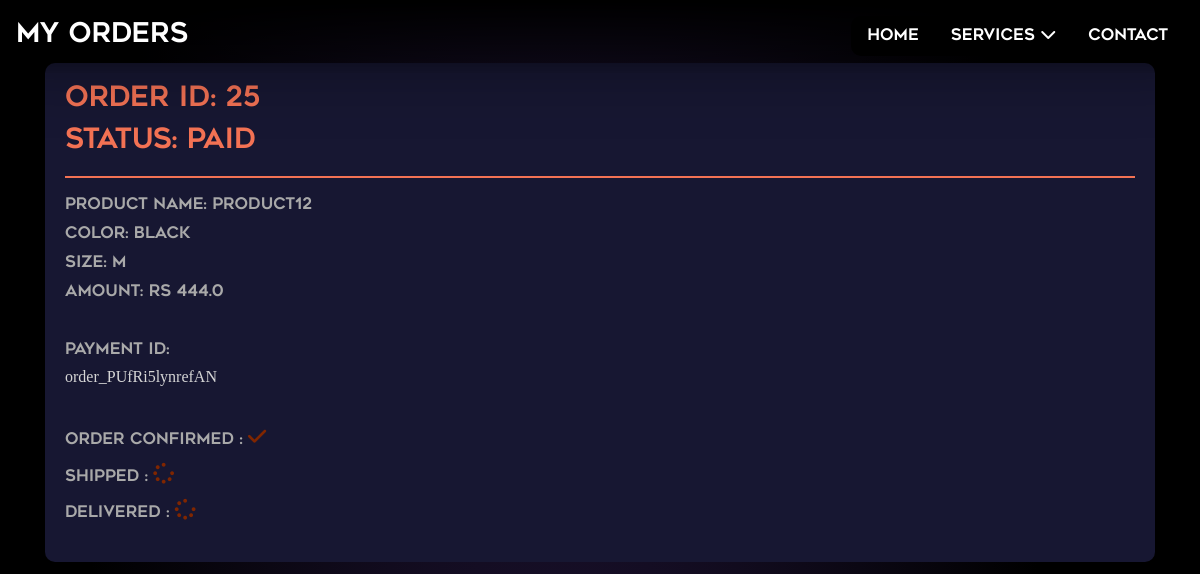
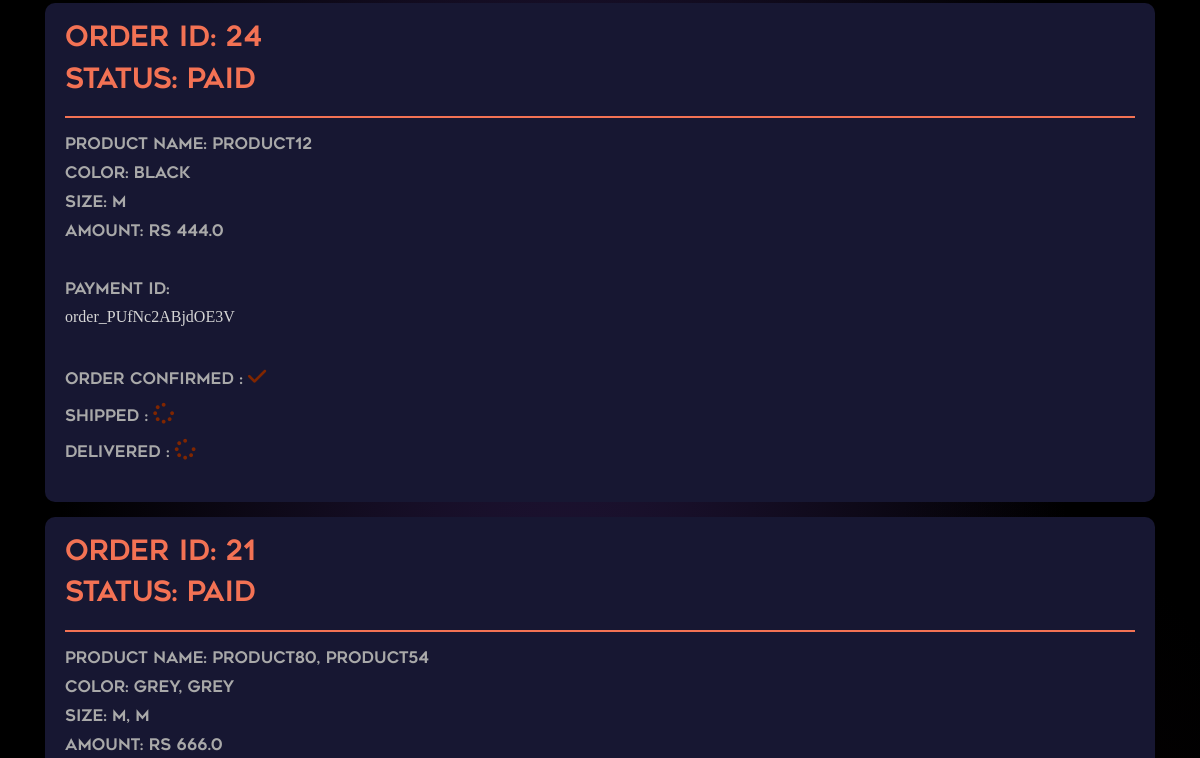
Before: /userorders/ (signed in, upper part) with the older database file (2 pictures, top to bottom).
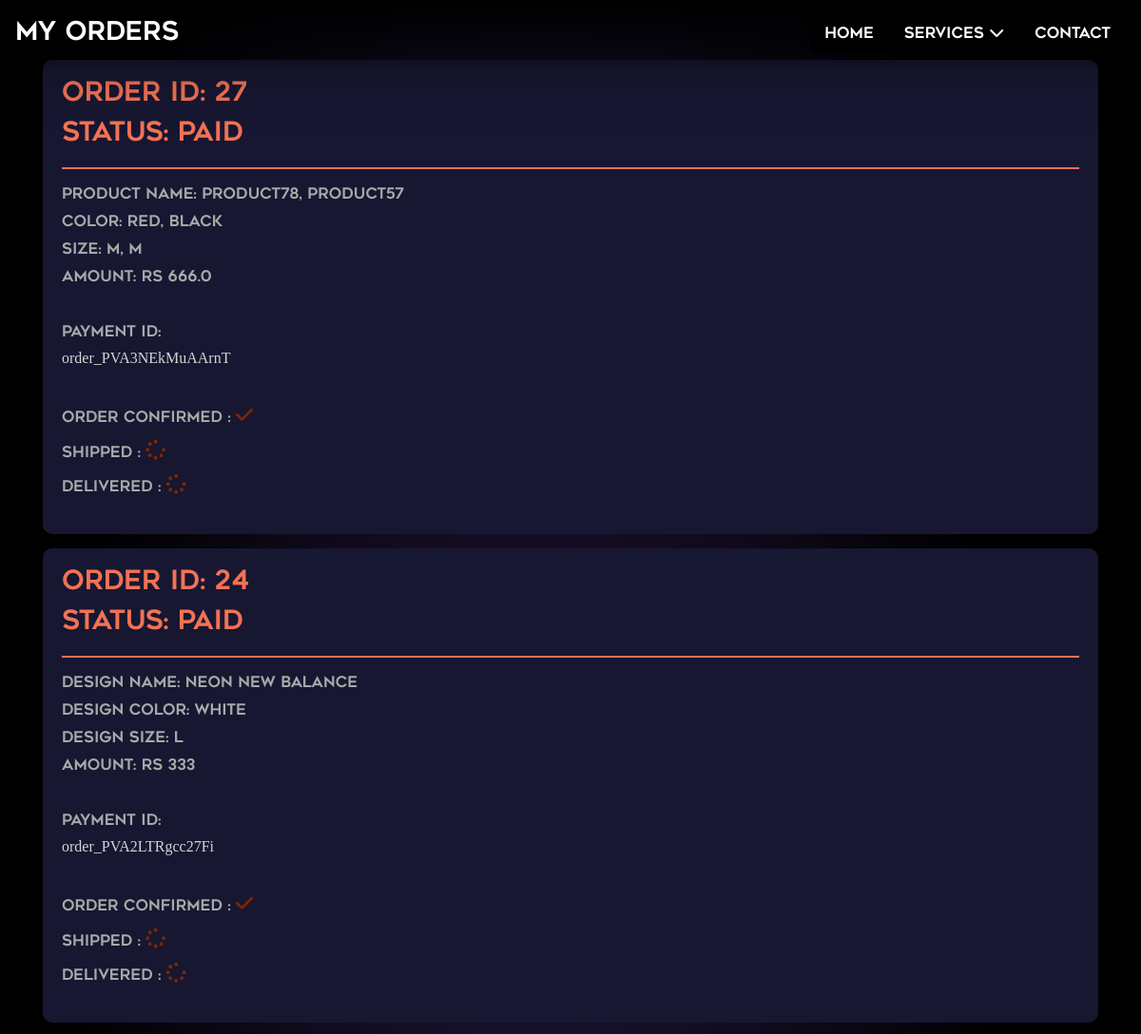
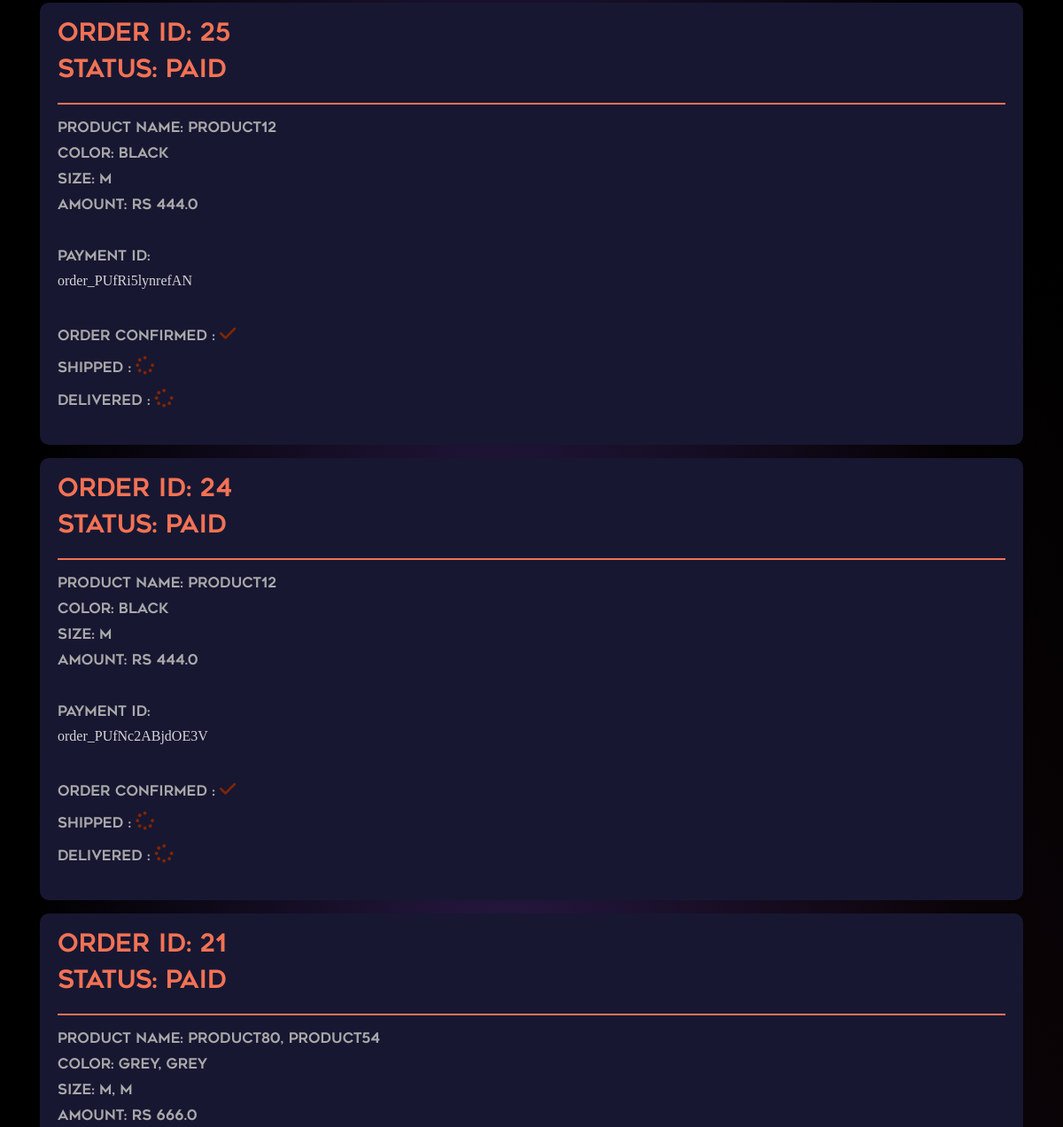
After: the same page with the newer database file (2 pictures, top to bottom).
### productapp/models.py (models this page shows, shortened)
class OrderCart(models.Model):
     user=models.ForeignKey(User,on_delete=models.CASCADE)
     info=models.ForeignKey(UserProfile,on_delete=models.CASCADE)
     product_name = models.CharField(max_length=255)
     color = models.CharField(max_length=225)
     size = models.CharField(max_length=225)
     amount = models.CharField(max_length=10)
     payment_id = models.CharField(max_length=100)
     paid = models.BooleanField(default=False)
     order_confirmed = models.BooleanField(default=True)
     shipped = models.BooleanField(default=False)
     delivered = models.BooleanField(default=False)
     created_at = models.DateTimeField(auto_now_add=True)

class OrderDesign(models.Model):
     user=models.ForeignKey(User,on_delete=models.CASCADE)
     info=models.ForeignKey(UserProfile,on_delete=models.CASCADE)
     design_name = models.CharField(max_length=255)
     designcolor = models.CharField(max_length=225)
     designsize = models.CharField(max_length=225)
     amount = models.CharField(max_length=10)
     payment_id = models.CharField(max_length=100)
     paid = models.BooleanField(default=False)
     order_confirmed = models.BooleanField(default=True)
     shipped = models.BooleanField(default=False)
     delivered = models.BooleanField(default=False)
     created_at = models.DateTimeField(auto_now_add=True)

### productapp/views.py (the view)
# urls.py: path('userorders/', views.userorders, name='userorders'),
def userorders(request):
    shop_orders = OrderCart.objects.filter(user=request.user, paid=True)
    design_orders = OrderDesign.objects.filter(user=request.user, paid=True)
    all_orders = sorted(
        chain(shop_orders, design_orders),
        key=attrgetter('created_at'),
        reverse=True
    )
    return render(request, 'orders.html', {'orders': all_orders})

### templates/orders.html (shortened to what this page needs)
{% load static %}
<!DOCTYPE html>
<html lang="en">
<head>
    <link href="https://stackpath.bootstrapcdn.com/bootstrap/4.5.2/css/bootstrap.min.css" rel="stylesheet">
    <link rel="stylesheet" href="https://cdnjs.cloudflare.com/ajax/libs/font-awesome/6.6.0/css/all.min.css" />
    <link href="https://unpkg.com/swiper/swiper-bundle.min.css" rel="stylesheet">
    <link href="https://unpkg.com/boxicons@2.1.4/css/boxicons.min.css" rel="stylesheet">
</head>
<body>
      <header class="navbar">
        <div class="logo">MY ORDERS</div>
        <div class="menu">
            <a href="{% url 'credentials:home' %}">Home</a>
            <div class="dropdown">
                <a href="#">Services <i class="fas fa-chevron-down"></i></a>
            </div>
            <a href="#">Contact</a>
        </div>
    </header>
    <div class="container mt-5">
        {% for order in orders %}
        <div class="order-card">
            <div class="order-header">
                <h3>Order ID: {{ order.id }}</h3>
                <h3>Status: {{ order.paid|yesno:"Paid,Pending" }}</h3>
            </div>
            <div class="order-details">
                {% if order.product_name %}
                    <p><strong>Product Name:</strong> {{ order.product_name }}</p>
                    <p><strong>Color:</strong> {{ order.color }}</p>
                    <p><strong>Size:</strong> {{ order.size }}</p>
                {% elif order.design_name %}
                    <p><strong>Design Name:</strong> {{ order.design_name }}</p>
                    <p><strong>Design Color:</strong> {{ order.designcolor }}</p>
                    <p><strong>Design Size:</strong> {{ order.designsize }}</p>
                {% endif %}
                <p><strong>Amount:</strong> Rs {{ order.amount }}</p>
                <br>
                <p>Payment ID:</p><h6>{{ order.payment_id }}</h6>
                <br>
                <p><strong>Order Confirmed : </strong>
                  {% if order.order_confirmed %}
                      <span style="color:rgb(128, 38, 0);font-size:1.3em;"><i class="fa-solid fa-check"></i></span>
                  {% else %}
                      <span style="color:rgb(128, 38, 0);font-size:1.3em;"><i class="fa-solid fa-spinner"></i></span>
                  {% endif %}
              </p>
              <p><strong>Shipped : </strong>
                  {% if order.shipped %}
                      <span style="color:rgb(128, 38, 0);font-size:1.3em;"><i class="fa-solid fa-check"></i></span>
                  {% else %}
                      <span style="color:rgb(128, 38, 0);font-size:1.3em;"><i class="fa-solid fa-spinner"></i></span>
                  {% endif %}
              </p>
              <p><strong>Delivered : </strong>
                  {% if order.delivered %}
                      <span style="color:rgb(128, 38, 0);font-size:1.3em;"><i class="fa-solid fa-check"></i></span>
                  {% else %}
                      <span style="color:rgb(128, 38, 0);font-size:1.3em;"><i class="fa-solid fa-spinner"></i></span>
                  {% endif %}
              </p>
            </div>
        </div>
        {% empty %}
        <p class="text-center" style="font-family: myfont;margin-top:100px;">You have no orders yet.</p>
        {% endfor %}
    </div>
</body>
</html>

Changed rows visible on the page:
added OrderCart: id "27", paid "Paid", product_name "product78, product57", color "red, black", size "M, M", amount "666.0", payment_id "order_PVA3NEkMuAArnT", order_confirmed True (drawn), shipped False (drawn), delivered False (drawn)
added OrderDesign: id "24", paid "Paid", design_name "neon new balance", designcolor "White", designsize "L", amount "333", payment_id "order_PVA2LTRgcc27Fi", order_confirmed True (drawn), shipped False (drawn), delivered False (drawn)
